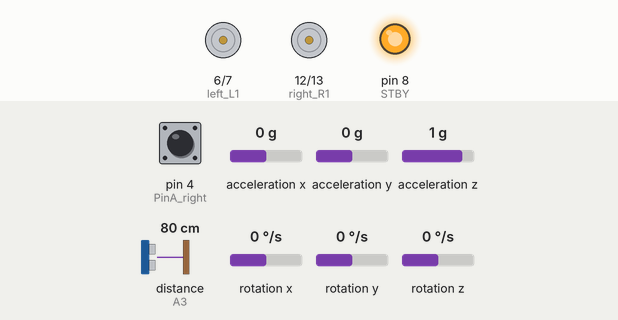
Recording of a sketch running on a simulated Arduino Uno, built with avr-gcc and run on an emulated ATmega328P. Shown: motor-driver pin pairs drawn as motors (green arrow = first pin HIGH = forward, orange = second pin HIGH = backward, longer = more drive, scaled by the enable pin, stopped while the standby pin is LOW), output pins drawn as LEDs (lit = HIGH). The inputs (shaded band) are chosen by the test bench; at power-on: acceleration y 0 g, rotation x 0 °/s, pin 4 (PinA_right) LOW, acceleration x 0 g, acceleration z 1 g, distance to the obstacle (sensor on A3) 80 cm, rotation y 0 °/s, rotation z 0 °/s. The echo pulse lasts 58.3 µs per cm.

Above: at 2.3 s.
2.4 s: acceleration y set to -1.4 g
At 2.57 s:
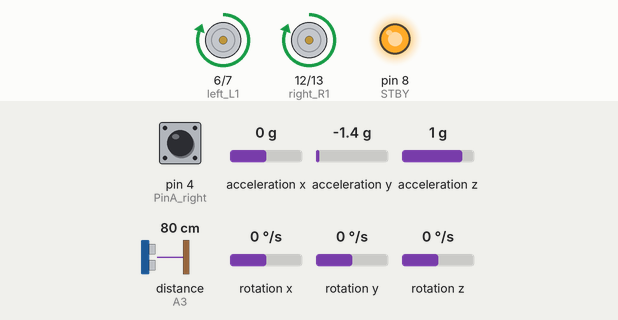
4.2 s: rotation x set to 192 °/s
At 5.7 s:
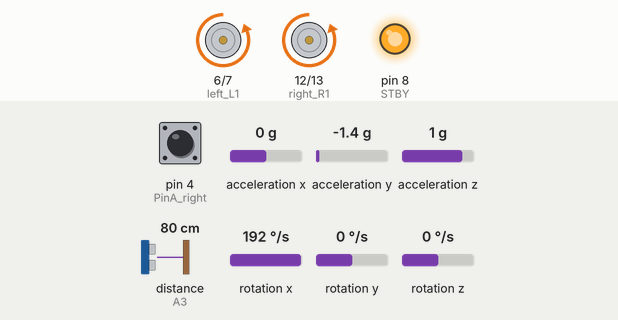
7.2 s: acceleration y set to 0 g
10.2 s: pin 4 (PinA_right) pulled HIGH for 0.15 s
At 10.79 s:
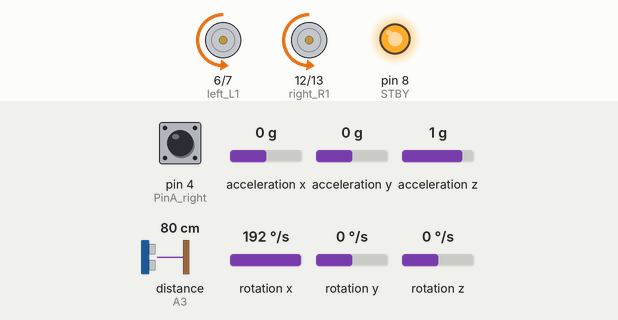
Timing chart, 0 to 14.3 s (numbered marks = the images above; inputs shaded):
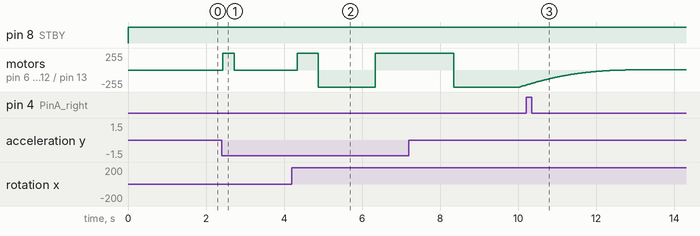

The sketch:

_____.ino
```cpp
/*
 * =====================================================================
 * 两轮自平衡小车固件 —— FreeRTOS + 串级PID / LQR 双算法版
 * =====================================================================
 *
 * 与原固件的兼容性：
 *   - 蓝牙/手机协议完全不变：
 *       A 前进   B 后退   C 左转   D 右转
 *       E / F 停止   G 特殊右转(原地)   H 特殊左转(原地)
 *       I 串口输出当前角度 angle
 *   - 上电默认运行串级PID（角度环PD 5ms + 速度环PI 40ms + 转向PD 20ms），
 *     参数与行为与原固件一致，手机操作无需任何改动。
 *
 * 新增功能（不影响原协议）：
 *   - 发送 'L' 切换到 LQR 状态反馈控制，发送 'P' 切回串级PID。
 *   - LQR 增益由 "工具/lqr_design.py" 离线解里卡提方程得到，
 *     修改物理参数后请重跑脚本并更新 LQR_K0..LQR_K4。
 *
 * FreeRTOS 结构（UNO 的 FreeRTOS 系统节拍为 15ms 看门狗节拍）：
 *   - 5ms 硬件定时中断(MsTimer2/Timer2)：姿态解算 + 控制律 + PWM，保证实时性；
 *   - FreeRTOS 任务 "Comm"：蓝牙串口解析(15ms) + 超声波避障(30ms)，
 *     与中断通过临界区共享指令变量。
 *
 * 依赖库（均已放入 库文件/）：FreeRTOS、MsTimer2、PinChangeInt、MPU6050、HCSR04
 * =====================================================================
 */

#include <Arduino_FreeRTOS.h>      // FreeRTOS 内核（必须第一个包含）
#include <MsTimer2.h>              // 5ms 控制定时器
#include <PinChangeInt.h>          // 任意引脚外部中断（编码器）
#include <MPU6050.h>               // MPU6050 库
#include <Wire.h>                  // I2C 通信
#include <HCSR04.h>                // 超声波库

MPU6050 mpu6050;
int16_t ax, ay, az, gx, gy, gz;

// ---------------- TB6612 引脚定义 ----------------
const int right_R1 = 12;
const int right_R2 = 13;
const int PWM_R   = 10;

const int left_L1  = 6;
const int left_L2  = 7;
const int PWM_L    = 9;

const int STBY = 8;

// ---------------- 姿态参数 ----------------
float angle_X;
float angle_Y;
float angle0 = 0;              // 机械平衡角，理想为 0 度
float Gyro_x, Gyro_y, Gyro_z;

// ---------------- 卡尔曼滤波器参数 ----------------
float Q_angle = 0.001;
float Q_gyro  = 0.003;
float R_angle = 0.5;
char  C_0 = 1;
float dt = 0.005;              // 与 5ms 定时中断一致
float K1 = 0.05;
float K_0, K_1, t_0, t_1;
float angle_err;
float q_bias;

float accelz = 0;
float angle;
float angleY_one;
float angle_speed;
unsigned int CLB_u8trig;

float Pdot[4] = { 0, 0, 0, 0 };
float P[2][2] = {{ 1, 0 }, { 0, 1 }};
float PCt_0, PCt_1, E;

// ---------------- 串级PID参数（与原固件一致） ----------------
double kp = 38, ki = 0.0, kd = 0.58;              // 角度环 PD
double kp_speed = 3.8, ki_speed = 0.11, kd_speed = 0.0;   // 速度环 PI
double kp_turn = 15, ki_turn = 0, kd_turn = 0.15;         // 转向环 PD
double setp0 = 0;                                  // 角度平衡点
int PD_pwm;                                        // 角度环输出
float pwm1 = 0, pwm2 = 0;

// ---------------- LQR 控制参数 ----------------
// 由 工具/lqr_design.py 离线计算，状态 [倾角, 角速度, 位置, 速度, 位置积分]
// ctrl_sum = K0*angle + K1*angle_speed + K2*positions + K3*speeds_filter + K4*pos_int
// 符号约定与串级PID一致：倾角/角速度增益为正，位置/速度/积分增益为负
// （本车前进时位置积分为负积累，与速度环 -ki_speed*positions 同号）
const float LQR_K0 = 2.357593f;   // 每度
const float LQR_K1 = 0.206005f;   // 每度/秒
const float LQR_K2 = -0.002812f;  // 每编码脉冲
const float LQR_K3 = -0.128200f;  // 每(脉冲/40ms)
const float LQR_K4 = -0.000758f;  // 每(脉冲·秒)
float pos_int = 0.0f;             // 位置积分（仅 LQR 模式使用）
float ctrl_sum = 0.0f;            // 当前控制量（PID 或 LQR 的输出）

#define MODE_CASCADE_PID 0         // 串级PID（上电默认）
#define MODE_LQR         1         // LQR
volatile uint8_t control_mode = MODE_CASCADE_PID;

// ---------------- 中断速度计数 ----------------
#define PinA_left  2
#define PinA_right 4
volatile long count_right = 0;
volatile long count_left  = 0;
int speedcc = 0;

// ---------------- 脉冲计数 ----------------
int lz = 0;
int rz = 0;
int rpluse = 0;
int lpluse = 0;
int pulseright, pulseleft;

// ---------------- 速度环变量 ----------------
float speeds_filterold = 0;
float positions = 0;
int flag1;
double PI_pwm;
int cc;
int speedout;
float speeds_filter;
float fultrasonic = 0;     // 超声波控制量
int Ultrasonicflag = 0;
float Distance = 0;

// ---------------- 转向 PD 变量 ----------------
int turnmax, turnmin, turnout;
float Turn_pwm = 0;
int zz = 0;
int turncc = 0;

// ---------------- 蓝牙控制指令（手机协议，保持不变） ----------------
int carfront = 0;      // 前进
int carback  = 0;      // 后退
int carleft  = 0;      // 左转
int carright = 0;      // 右转
char val;

HCSR04 hc(A2, A3);             // trig, echo

// =====================================================================
// FreeRTOS 通信任务：蓝牙串口 + 超声波避障
// =====================================================================
void TaskComm(void *pvParameters)
{
  (void) pvParameters;
  TickType_t lastWake = xTaskGetTickCount();
  uint8_t tick = 0;

  for (;;)
  {
    // ---- 蓝牙串口解析：协议与原固件完全一致 ----
    while (Serial.available())
    {
      val = Serial.read();
      switch (val)
      {
        case 'A':
          taskENTER_CRITICAL();
          carfront = -150; Ultrasonicflag = 1;
          taskEXIT_CRITICAL();
          break;                                // 前进
        case 'B':
          taskENTER_CRITICAL();
          carback = 150; Ultrasonicflag = 1;
          taskEXIT_CRITICAL();
          break;                                // 后退
        case 'C':
          taskENTER_CRITICAL();
          carright = 1; Ultrasonicflag = 1;
          taskEXIT_CRITICAL();
          break;                                // 左转
        case 'D':
          taskENTER_CRITICAL();
          carleft = 1; Ultrasonicflag = 1;
          taskEXIT_CRITICAL();
          break;                                // 右转
        case 'E':
        case 'F':
          taskENTER_CRITICAL();
          carfront = 0; carback = 0; carleft = 0; carright = 0;
          Ultrasonicflag = 0;
          taskEXIT_CRITICAL();
          break;                                // 停止
        case 'H':
          taskENTER_CRITICAL();
          carfront = 0; carback = 0; carleft = 1; carright = 1;
          Ultrasonicflag = 1;
          taskEXIT_CRITICAL();
          break;                                // 特殊左转（原地）
        case 'G':
          taskENTER_CRITICAL();
          carfront = 0; carback = 0; carleft = -1; carright = -1;
          Ultrasonicflag = 1;
          taskEXIT_CRITICAL();
          break;                                // 特殊右转（原地）
        case 'I':
          Serial.print(angle);
          Serial.println();
          break;                                // 查询角度

        // ---- 新增：控制算法切换（手机APP不会发送这两个字符，原协议不受影响） ----
        case 'P':
        case 'p':
          control_mode = MODE_CASCADE_PID;      // 切回串级PID
          break;
        case 'L':
        case 'l':
          taskENTER_CRITICAL();
          pos_int = 0.0f;                        // 切换时清零位置积分
          taskEXIT_CRITICAL();
          control_mode = MODE_LQR;               // 切换LQR
          break;
        default:
          break;
      }
    }

    // ---- 超声波避障：每 30ms 一次 ----
    tick++;
    if ((tick % 2) == 0)
    {
      UltraSonicProcessing();
    }

    vTaskDelayUntil(&lastWake, pdMS_TO_TICKS(15));
  }
}

// =====================================================================
// 初始化
// =====================================================================
void setup()
{
  // 电机控制引脚
  pinMode(right_R1, OUTPUT);
  pinMode(right_R2, OUTPUT);
  pinMode(left_L1, OUTPUT);
  pinMode(left_L2, OUTPUT);
  pinMode(PWM_R, OUTPUT);
  pinMode(PWM_L, OUTPUT);
  pinMode(STBY, OUTPUT);

  digitalWrite(right_R1, 1);
  digitalWrite(right_R2, 0);
  digitalWrite(left_L1, 0);
  digitalWrite(left_L2, 1);
  digitalWrite(STBY, 1);                     // 芯片使能

  analogWrite(PWM_R, 0);
  analogWrite(PWM_L, 0);

  pinMode(PinA_left, INPUT);
  pinMode(PinA_right, INPUT);

  Ultrasonicflag = 0;
  fultrasonic = 0;
  CLB_u8trig = 0;

  Wire.begin();
  Serial.begin(9600);
  delay(1500);                               // 上电静置，卡尔曼初始化
  mpu6050.initialize();
  delay(2);

  // 编码器外部中断（原固件在 loop 里反复 attach，这里只 attach 一次）
  attachPinChangeInterrupt(PinA_left, Code_left, CHANGE);
  attachPinChangeInterrupt(PinA_right, Code_right, CHANGE);

  // 5ms 控制中断：姿态解算 + 控制律 + PWM（保证控制实时性）
  MsTimer2::set(5, TimingInterrupt);
  MsTimer2::start();

  // FreeRTOS 通信任务
  xTaskCreate(TaskComm, "Comm", 256, NULL, 2, NULL);

  vTaskStartScheduler();                     // 调度器接管，不会再返回

  for (;;) { }                               // 理论上不可达
}

void loop()
{
  // FreeRTOS 调度器启动后，所有工作都在任务和中断中完成
}

// =====================================================================
// 编码器计数（引脚变化中断）
// =====================================================================
void Code_left()
{
  count_left++;
}

void Code_right()
{
  count_right++;
}

// ---------------- 脉冲统计（5ms 一次） ----------------
void countpluse()
{
  lz = count_left;
  rz = count_right;

  count_left = 0;
  count_right = 0;

  lpluse = lz;
  rpluse = rz;

  if ((pwm1 < 0) && (pwm2 < 0))          // 后退：脉冲记负
  {
    rpluse = -rpluse;
    lpluse = -lpluse;
  }
  else if ((pwm1 > 0) && (pwm2 > 0))     // 前进
  {
    rpluse = rpluse;
    lpluse = lpluse;
  }
  else if ((pwm1 < 0) && (pwm2 > 0))     // 左转
  {
    rpluse = rpluse;
    lpluse = -lpluse;
  }
  else if ((pwm1 > 0) && (pwm2 < 0))     // 右转
  {
    rpluse = -rpluse;
    lpluse = lpluse;
  }

  pulseright += rpluse;
  pulseleft  += lpluse;
}

// =====================================================================
// 5ms 控制中断：传感器 -> 滤波 -> 控制律 -> PWM
// =====================================================================
void TimingInterrupt()
{
  sei();                                               // 允许中断嵌套
  countpluse();
  mpu6050.getMotion6(&ax, &ay, &az, &gx, &gy, &gz);
  angle_calculate(ax, ay, az, gx, gy, gz, dt, Q_angle, Q_gyro, R_angle, C_0, K1);

  cc++;
  if (cc >= 8)                                         // 40ms：速度环/位置状态更新
  {
    carspeedpiout();
    cc = 0;
  }

  // ---- 控制律选择：串级PID 或 LQR ----
  if (control_mode == MODE_LQR)
  {
    pos_int += positions * dt;                         // 位置积分（与 lqr_design.py 一致）
    if (pos_int > 60000.0f) pos_int = 60000.0f;        // 抗积分饱和
    if (pos_int < -60000.0f) pos_int = -60000.0f;

    ctrl_sum = LQR_K0 * (angle + angle0)
             + LQR_K1 * angle_speed
             + LQR_K2 * positions
             + LQR_K3 * speeds_filter
             + LQR_K4 * pos_int;
  }
  else
  {
    AnglePD();                                         // 角度环 PD（5ms）
    ctrl_sum = (float) PD_pwm + PI_pwm;                // 角度环 + 速度环
  }

  turncc++;
  if (turncc > 4)                                      // 20ms：转向环
  {
    carturnspin();
    turncc = 0;
  }

  anglePWM();
}

// =====================================================================
// 姿态解算
// =====================================================================
void angle_calculate(int16_t ax, int16_t ay, int16_t az,
                     int16_t gx, int16_t gy, int16_t gz,
                     float dt, float Q_angle, float Q_gyro, float R_angle,
                     float C_0, float K1)
{
  float Angle = -atan2(ay, az) * (180 / PI);           // 倾角
  Gyro_x = -gx / 131.0;                                // x 轴角速度
  Kalman_Filter(Angle, Gyro_x);                        // 卡尔曼滤波

  Gyro_z = -gz / 131.0;                                // z 轴角速度（转向）

  float angleAx = -atan2(ax, az) * (180 / PI);         // y 轴倾角
  Gyro_y = -gy / 131.0;
  Yiorderfilter(angleAx, Gyro_y);                      // 一阶互补滤波
}

// ---------------- 卡尔曼滤波器 ----------------
void Kalman_Filter(double angle_m, double gyro_m)
{
  angle += (gyro_m - q_bias) * dt;                     // 先验估计
  angle_err = angle_m - angle;

  Pdot[0] = Q_angle - P[0][1] - P[1][0];
  Pdot[1] = -P[1][1];
  Pdot[2] = -P[1][1];
  Pdot[3] = Q_gyro;

  P[0][0] += Pdot[0] * dt;
  P[0][1] += Pdot[1] * dt;
  P[1][0] += Pdot[2] * dt;
  P[1][1] += Pdot[3] * dt;

  PCt_0 = C_0 * P[0][0];
  PCt_1 = C_0 * P[1][0];
  E = R_angle + C_0 * PCt_0;

  K_0 = PCt_0 / E;
  K_1 = PCt_1 / E;

  t_0 = PCt_0;
  t_1 = C_0 * P[0][1];

  P[0][0] -= K_0 * t_0;
  P[0][1] -= K_0 * t_1;
  P[1][0] -= K_1 * t_0;
  P[1][1] -= K_1 * t_1;

  q_bias += K_1 * angle_err;
  angle_speed = gyro_m - q_bias;                       // 最优角速度
  angle += K_0 * angle_err;                            // 最优角度
}

// ---------------- 一阶滤波 ----------------
void Yiorderfilter(float angle_m, float gyro_m)
{
  angleY_one = K1 * angle_m + (1 - K1) * (angleY_one + gyro_m * dt);
}

// =====================================================================
// 串级PID：内环角度 PD
// =====================================================================
void AnglePD()
{
  PD_pwm = kp * (angle + angle0) + kd * angle_speed;
}

// =====================================================================
// 串级PID：外环速度/位置 PI（40ms）
// 同时为 LQR 提供 positions、speeds_filter 状态
// =====================================================================
void carspeedpiout()
{
  float speeds = (pulseleft + pulseright) * 1.0;
  pulseright = pulseleft = 0;

  speeds_filterold *= 0.7;                             // 一阶互补滤波
  speeds_filter = speeds_filterold + speeds * 0.3;
  speeds_filterold = speeds_filter;

  positions += speeds_filter;
  positions += carfront;                               // 前进指令融合
  positions += carback;                                // 后退指令融合
  positions += fultrasonic;                            // 超声波避障融合
  positions = constrain(positions, -3550, 3550);       // 抗积分饱和

  PI_pwm = ki_speed * (setp0 - positions) + kp_speed * (setp0 - speeds_filter);
}

// =====================================================================
// 转向 PD（20ms）
// =====================================================================
void carturnspin()
{
  int flag = 0;
  float turnspeed = 0;
  float rotationratio = 0;

  if (carleft == 1 || carright == 1 || carleft == -1 || carright == -1)
  {
    if (flag == 0)
    {
      turnspeed = (pulseright + pulseleft);
      flag = 1;
    }
    if (turnspeed < 0)
    {
      turnspeed = -turnspeed;
    }
    if (carleft == 1 || carright == 1)
    {
      turnmax = 2;
      turnmin = -2;
    }
    rotationratio = 3 / turnspeed;
    if (rotationratio < 0.5) rotationratio = 0.5;
    if (rotationratio > 5) rotationratio = 5;
  }
  else
  {
    rotationratio = 0.5;
    flag = 0;
    turnspeed = 0;
  }

  if (carleft == 1)
  {
    turnout += rotationratio;
  }
  else if (carright == 1)
  {
    turnout -= rotationratio;
  }
  else if (carleft == -1)
  {
    turnout -= rotationratio;
  }
  else turnout = 0;

  if (turnout > turnmax) turnout = turnmax;
  if (turnout < turnmin) turnout = turnmin;

  Turn_pwm = -turnout * kp_turn - Gyro_z * kd_turn;
}

// =====================================================================
// PWM 合成与输出
// =====================================================================
void anglePWM()
{
  pwm2 = -ctrl_sum + Turn_pwm;                         // 左电机
  pwm1 = -ctrl_sum - Turn_pwm;                         // 右电机

  if (pwm1 > 255) pwm1 = 255;
  if (pwm1 < -255) pwm1 = -255;
  if (pwm2 > 255) pwm2 = 255;
  if (pwm2 < -255) pwm2 = -255;

  if (angle > 45 || angle < -45)                       // 倾角过大保护
  {
    pwm1 = pwm2 = 0;
  }

  if (pwm2 >= 0)
  {
    digitalWrite(left_L1, LOW);
    digitalWrite(left_L2, HIGH);
    analogWrite(PWM_L, pwm2);
  }
  else
  {
    digitalWrite(left_L1, HIGH);
    digitalWrite(left_L2, LOW);
    analogWrite(PWM_L, -pwm2);
  }

  if (pwm1 >= 0)
  {
    digitalWrite(right_R1, LOW);
    digitalWrite(right_R2, HIGH);
    analogWrite(PWM_R, pwm1);
  }
  else
  {
    digitalWrite(right_R1, HIGH);
    digitalWrite(right_R2, LOW);
    analogWrite(PWM_R, -pwm1);
  }
}

// =====================================================================
// 超声波避障：2cm < 距离 < 6cm 时向位置积分注入 +250 后退
// =====================================================================
void UltraSonicProcessing(void)
{
  if (Ultrasonicflag == 0)
  {
    Distance = hc.dist();
    if (Distance > 2.0 && Distance < 6.00)
    {
      fultrasonic = 250;
    }
    else
    {
      fultrasonic = 0;
    }
  }
}
```

Measured:
- after the input at 2.4 s, motor on pin 6 (left_L1) / pin 7 (left_L2), motor on pin 12 (right_R1) / pin 13 (right_R2): stopped → forward 255/255 at once, → stopped 0.29 s later
- after the input at 4.2 s, motor on pin 6 (left_L1) / pin 7 (left_L2), motor on pin 12 (right_R1) / pin 13 (right_R2): stopped → forward 255/255 after 0.14 s, → backward 255/255 0.53 s later, → forward 255/255 1.5 s later
